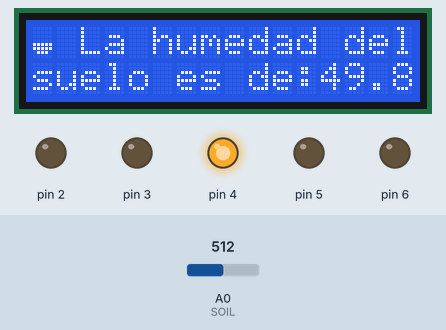
A sketch run on a simulated Arduino Uno, built with avr-gcc and run on an emulated ATmega328P. On the bench: 16×2 character LCD, output pins drawn as LEDs (lit = HIGH). The test bench sets the inputs (shaded band); at power-on: A0 (SOIL) = 512. What the sketch prints to the serial monitor is not drawn.

Above: at 1.2 s.
1.3 s: A0 (SOIL) set to 488
At 2.4 s:
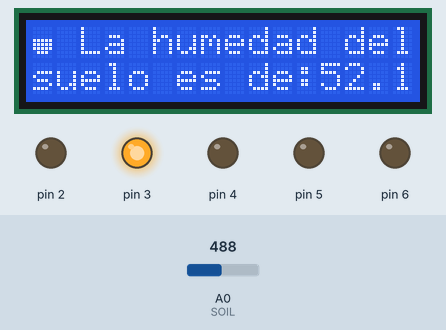
4.1 s: A0 (SOIL) set to 254
At 6.3 s:
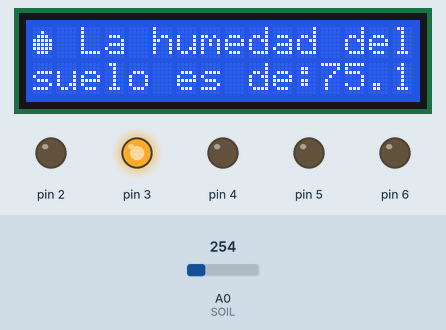
8.7 s: A0 (SOIL) set to 230
At 10.2 s:
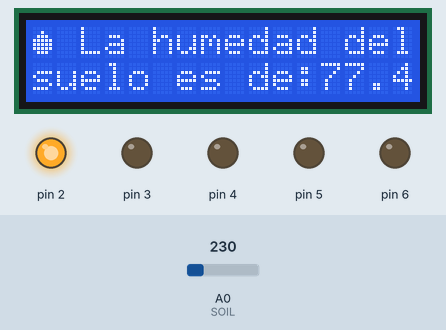
12.1 s: A0 (SOIL) set to 900
At 14.0 s:
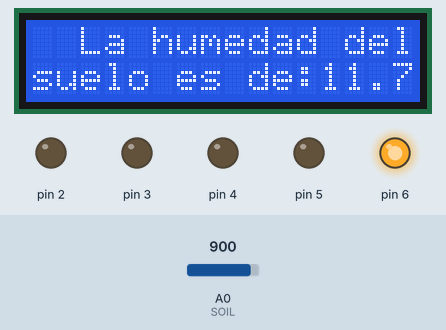
Timing chart, 0 to 15.5 s (numbered marks = the images above; inputs shaded):
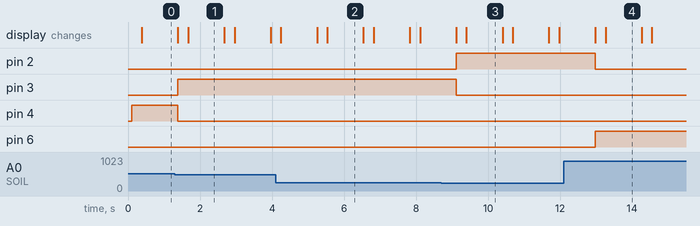

The sketch:

Humedad.ino
```cpp
#include <Wire.h>
#include <LiquidCrystal_I2C.h>
LiquidCrystal_I2C lcd( 0x27, 16, 2 );
#define LED_VERDE         0x02  // Puerto de conexión LED verde 100% de humedad.
#define LED_AZUL          0x03  // Puerto de conexión LED azul 75% de humedad.
#define LED_BLANCO        0x04    // Puerto de conexión LED blanco 50% de humedad.
#define LED_AMARILLO      0x05    // Puerto de conexión LED amarillo 25% de humedad.
#define LED_ROJO          0x06    // Puerto de conexión LED rojo 0% de humedad.
#define SOIL                A0    // Puerto analógico para el sensor de humeda.
#define MAX_SOIL_VALUE       1020    // Valor máximo obtenido en la simulación.

/*
  Nota: Algunas caracterírticas varían entre el sensor real del simulado,
        el real en la lectura del ADC muestra 0 en su máxima lectura de humedad
          caso contrario a la simulación, es necesario modificar la lógica de la lectura.
*/

/* Reemplazo en el código    condicional      se cumple/no se cumple */
#define controlRojo( a )     a <= 12      ? HIGH : LOW  // Si se recibe un valor menor a 12 entonces equivale a un HIGH(alto, 1, verdadero), en caso contrario un LOW(bajo, 0, falso).
#define controlAmarillo( a ) a > 12 && a <= 25  ? HIGH : LOW //condicion para el 25%
#define controlBlanco( a )   a > 25 && a <= 50  ? HIGH : LOW //condicion para el 50%
#define controlAzul( a )     a > 50 && a <= 75  ? HIGH : LOW //condicion para el 75%
#define controlVerde( a )    a > 75 && a <= 100 ? HIGH : LOW //condicion para el 100%


/* Variable que indica el valor analógico obtenido del sensor */
float Soilmoisture = 0;

byte caracter0 [ ] = { //gotita 0%
  B00000,                  /* ⬜⬜⬜⬜⬜ */
  B00000,                  /* ⬜⬜⬜⬜⬜ */
  B00000,                  /* ⬜⬜⬜⬜⬜ */
  B00000,                  /* ⬜⬜⬜⬜⬜ */
  B00000,                  /* ⬜⬜⬜⬜⬜ */
  B00000,                  /* ⬜⬜⬜⬜⬜ */
  B00000,                  /* ⬜⬜⬜⬜⬜ */
  B00000                   /* ⬜⬜⬜⬜⬜ */
};
byte caracter1 [ ] = { //gotita 25%
  B00000,                  /* ⬜⬜⬜⬜⬜ */
  B00000,                  /* ⬜⬜⬜⬜⬜ */
  B00000,                  /* ⬜⬜⬜⬜⬜ */
  B00000,                  /* ⬜⬜⬜⬜⬜ */
  B00000,                  /* ⬜⬜⬜⬜⬜ */
  B00000,                  /* ⬜⬜⬜⬜⬜ */
  B01110,                  /* ⬜⬛⬛⬛⬜ */
  B00000                   /* ⬜⬜⬜⬜⬜ */
};
byte caracter2 [ ] = {//gotita 50%
  B00000,                  /* ⬜⬜⬜⬜⬜ */
  B00000,                  /* ⬜⬜⬜⬜⬜ */
  B00000,                  /* ⬜⬜⬜⬜⬜ */
  B00000,                  /* ⬜⬜⬜⬜⬜ */
  B11111,                  /* ⬛⬛⬛⬛⬛ */
  B11111,                  /* ⬛⬛⬛⬛⬛ */
  B01110,                  /* ⬜⬛⬛⬛⬜ */
  B00000                   /* ⬜⬜⬜⬜⬜ */
};
byte caracter3 [ ] = {//gotita 75%
  B00000,                  /* ⬜⬜⬜⬜⬜ */
  B00000,                  /* ⬜⬜⬜⬜⬜ */
  B00000,                  /* ⬜⬜⬜⬜⬜ */
  B11111,                  /* ⬛⬛⬛⬛⬛ */
  B11111,                  /* ⬛⬛⬛⬛⬛ */
  B11111,                  /* ⬛⬛⬛⬛⬛ */
  B01110,                  /* ⬜⬛⬛⬛⬜ */
  B00000                   /* ⬜⬜⬜⬜⬜ */
};
byte caracter4 [ ] = {//gotita 100%
  B00000,                  /* ⬜⬜⬜⬜⬜ */
  B00100,                  /* ⬜⬜⬛⬜⬜ */
  B01110,                  /* ⬜⬛⬛⬛⬜ */
  B11111,                  /* ⬛⬛⬛⬛⬛ */
  B11111,                  /* ⬛⬛⬛⬛⬛ */
  B11111,                  /* ⬛⬛⬛⬛⬛ */
  B01110,                  /* ⬜⬛⬛⬛⬜ */
  B00000                   /* ⬜⬜⬜⬜⬜ */
};


void setup( void ) {

  lcd.init ( ); //Inicializa el modulo adaptador LCD a I2C
  lcd.createChar ( 0, caracter0 );  //Crea un carácter personalizado para su uso en la pantalla LCD
  lcd.createChar ( 1, caracter1 ); //num es el número de carácter y datos es una matriz que contienen los pixeles del carácter
  lcd.createChar ( 2, caracter2 );
  lcd.createChar ( 3, caracter3 );
  lcd.createChar ( 4, caracter4 );

  Serial.begin ( 115200 );  // Baudrate a 115200 bits/segundo. (velocidad de tranferencia de informarmacion)
  uint8_t LEDS [ ] = { LED_VERDE, LED_AZUL, LED_BLANCO, LED_AMARILLO, LED_ROJO }; // se declara un array cuyo cada miembro contiene el pin digital al cual está conectado su LED correspondiente.

  for ( uint8_t i = 0; i < sizeof( LEDS ); i++ ) {  // Se recorre el array; sizeof retorna el número de bytes que necesita en memoria, solo en este caso como cada miembro puede almacenar 8 bits, retorna el tamaño del array.

    pinMode ( LEDS [ i ], OUTPUT );         // Se declara cada pin almacenado en el array como salida.
    digitalWrite ( LEDS [ i ], LOW );       // Se inicializa cada pin almacenado en el array en BAJO.(apagado)


  }

  pinMode ( SOIL, INPUT );  // El único pin de entrada en este caso es el que pertenece al sensor de humedad del suelo.

}

/* Función que retorna el porcentaje de humedad obtenida por el sensor */
float getSoilmoisture ( void ) {

  return ( float ) analogRead( SOIL ) * 100 / MAX_SOIL_VALUE; // Se retorna el valor correspondiente en una regla de 3 para calcular el 100% según la cantidad máxima que proporciona el sensor, en este caso es: 876;

}

void indicator ( uint8_t value )  { //en la linea 134 se manda a llamar la funcion donde recibe Soilmoisture que es donde se almacena el % del sensor
  //dependiendo del value se ejecuta la variable con ayuda del reemplazo del código condicional
  digitalWrite( LED_ROJO, controlRojo( value ) ); //0% seco
  digitalWrite( LED_AMARILLO, controlAmarillo ( value ) );//25%
  digitalWrite( LED_BLANCO, controlBlanco ( value ) );//50%
  digitalWrite( LED_AZUL, controlAzul ( value ) );//75%
  digitalWrite( LED_VERDE, controlVerde ( value ) );  //100% humedad ideal

}

void loop( void ) {

  //Serial.println ( (float)analogRead ( A0 ) *100 / 876 );
  Soilmoisture = getSoilmoisture ( );   // Se obtiene el porcentaje de humedad.
  Soilmoisture=(100-Soilmoisture); //conversion para invertir el valor  0%=seco  y 100% humedo

  /* Se muestra en la consola serial. */
  Serial.print ( "La humedad del suelo es de: " );
  Serial.print ( Soilmoisture );
  Serial.println ( " %" );
  /* Se manda encender los LEDs de acuerdo al nivel de humedad. */
  indicator ( Soilmoisture );

  delay ( 250 ); //se espera 2 segundos y medio


  if(  Soilmoisture <= 12.00 ){ //cuando esta en 0% se pondra estos valore en la LCD
    lcd.backlight(); //Enciende la Luz del Fondo del LCD
    lcd.setCursor ( 0, 0 ); //establece la ubicación en la que se mostrará el texto escrito para la pantalla LCD.
    lcd.write ( 0 ); //muestra el icono en la pantalla
    lcd.setCursor ( 2, 0 ); //establece la ubicación en la que se mostrará el texto escrito para la pantalla LCD.
    lcd.print ( "La humedad del" ); //manda el mensaje a mostar
    lcd.setCursor ( 0, 1 );  //establece la ubicación en la que se mostrará el texto escrito para la pantalla LCD.
    lcd.print ( "suelo es de:" );//manda el mensaje a mostar
    lcd.setCursor ( 12, 1 );    //establece la ubicación en la que se mostrará el texto escrito para la pantalla LCD.
    lcd.print ( Soilmoisture ); //manda a mostrar el valor del sensor
    delay ( 1000 );  //espera 1 seg
    lcd.clear ( );    //borra pantalla
  }else{
      if(12.00 < Soilmoisture && Soilmoisture <=25.00 ){//cuando esta en 25% se pondra estos valore en la LCD
        lcd.backlight();  //Enciende la Luz del Fondo del LCD
        lcd.setCursor ( 0, 0 ); //establece la ubicación en la que se mostrará el texto escrito para la pantalla LCD.
        lcd.write ( 1 );//Enciende la Luz del Fondo del LCD
        lcd.setCursor ( 2, 0 ); //establece la ubicación en la que se mostrará el texto escrito para la pantalla LCD.
        lcd.print ( "La humedad del" );//manda el mensaje a mostar
        lcd.setCursor ( 0, 1 ); //establece la ubicación en la que se mostrará el texto escrito para la pantalla LCD.
        lcd.print ( "suelo es de:" );//manda el mensaje a mostar
        lcd.setCursor ( 12, 1 );//establece la ubicación en la que se mostrará el texto escrito para la pantalla LCD.
        lcd.print ( Soilmoisture );  //manda a mostrar el valor del sensor
        delay ( 1000 ); //espera 1 seg
        lcd.clear ( ); //borra pantalla
      }else{
          if(25.00 < Soilmoisture && Soilmoisture <=50.00 ){ //cuando esta en 50% se pondra estos valore en la LCD
            lcd.backlight();   //Enciende la Luz del Fondo del LCD
            lcd.setCursor ( 0, 0 ); //establece la ubicación en la que se mostrará el texto escrito para la pantalla LCD.
            lcd.write ( 2 );//Enciende la Luz del Fondo del LCD
            lcd.setCursor ( 2, 0 ); //establece la ubicación en la que se mostrará el texto escrito para la pantalla LCD.
            lcd.print ( "La humedad del" );//manda el mensaje a mostar
            lcd.setCursor ( 0, 1 ); //establece la ubicación en la que se mostrará el texto escrito para la pantalla LCD.
            lcd.print ( "suelo es de:" );//manda el mensaje a mostar
            lcd.setCursor ( 12, 1 ); //establece la ubicación en la que se mostrará el texto escrito para la pantalla LCD.
            lcd.print ( Soilmoisture );  //manda a mostrar el valor del sensor
            delay ( 1000 );   //espera 1 seg
            lcd.clear ( );  //borra pantalla
          }else{
              if(50.00 < Soilmoisture && Soilmoisture <=75.00 ){//cuando esta en 75% se pondra estos valore en la LCD
                lcd.backlight(); //Enciende la Luz del Fondo del LCD
                lcd.setCursor ( 0, 0 );//establece la ubicación en la que se mostrará el texto escrito para la pantalla LCD.
                lcd.write ( 3 );//Enciende la Luz del Fondo del LCD
                lcd.setCursor ( 2, 0 ); //establece la ubicación en la que se mostrará el texto escrito para la pantalla LCD.
                lcd.print ( "La humedad del" );//manda el mensaje a mostar
                lcd.setCursor ( 0, 1 );  //establece la ubicación en la que se mostrará el texto escrito para la pantalla LCD.
                lcd.print ( "suelo es de:" );//manda el mensaje a mostar
                lcd.setCursor ( 12, 1 );  //establece la ubicación en la que se mostrará el texto escrito para la pantalla LCD.
                lcd.print ( Soilmoisture );  //manda a mostrar el valor del sensor
                delay ( 1000 );   //espera 1 seg
                lcd.clear ( ); //borra pantalla
              }else{
                  if(75.00 < Soilmoisture && Soilmoisture <=100.00){//cuando esta en 100% se pondra estos valore en la LCD
                    lcd.backlight();//Enciende la Luz del Fondo del LCD
                    lcd.setCursor ( 0, 0 );//establece la ubicación en la que se mostrará el texto escrito para la pantalla LCD.
                    lcd.write ( 4 );//Enciende la Luz del Fondo del LCD
                    lcd.setCursor ( 2, 0 ); //establece la ubicación en la que se mostrará el texto escrito para la pantalla LCD.
                    lcd.print ( "La humedad del" );//manda el mensaje a mostar
                    lcd.setCursor ( 0, 1 ); //establece la ubicación en la que se mostrará el texto escrito para la pantalla LCD.
                    lcd.print ( "suelo es de:" );//manda el mensaje a mostar
                    lcd.setCursor ( 12, 1 ); //establece la ubicación en la que se mostrará el texto escrito para la pantalla LCD.
                    lcd.print ( Soilmoisture ); //manda a mostrar el valor del sensor
                    delay ( 1000 );  //espera 1 seg
                    lcd.clear ( ); //borra pantalla
                  }
              }
          }
      }
  }


}
```

Measured:
- the behaviour switches between 500 and 499 on A0 (SOIL) (found by bisection; images 0 and 1)
- the behaviour switches between 245 and 244 on A0 (SOIL) (found by bisection; images 2 and 3)
- after the input at 1.3 s, pin 3: LOW → HIGH after 0.09 s; pin 4: HIGH → LOW after 0.09 s; the display: first differs from a run without the input after 0.37 s (image 1)
- after the input at 4.1 s, the display: first differs from a run without the input after 1.4 s (image 2)
- after the input at 8.7 s, pin 2: LOW → HIGH after 0.42 s; pin 3: HIGH → LOW after 0.42 s; the display: first differs from a run without the input after 0.70 s (image 3)
- after the input at 12.1 s, pin 2: HIGH → LOW after 0.88 s; pin 6: LOW → HIGH after 0.88 s; the display: first differs from a run without the input after 1.2 s (image 4)
- what the display in image 1 shows lasts 1.0 s, from 1.7 s to 2.7 s
